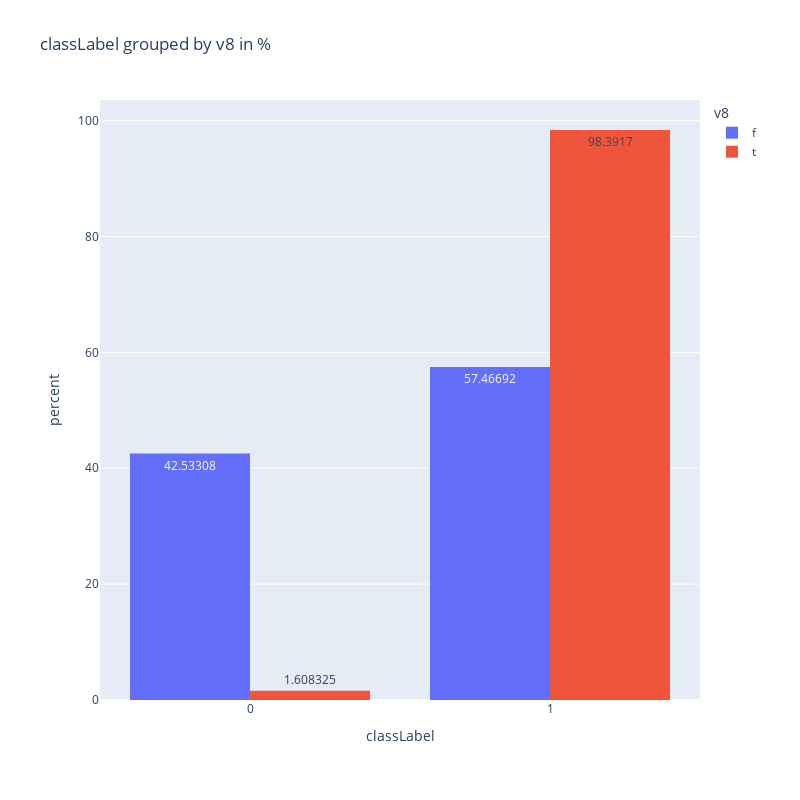

Source (notebook cell):
### Code cell
utils.plot_grouped_bar(train_data, 'classLabel', 'v8', is_percantage=True)

### Figure 1 — Plotly figure (JSON) as saved in the notebook; plotly's stock layout.template omitted (floating-point values rounded to 4 significant figures; data arrays with more than 128 entries replaced by an {"elided": "..."} marker saying what was removed)
{"data": [{"alignmentgroup": "True", "bingroup": "x", "histfunc": "count", "histnorm": "percent", "hovertemplate": "v8=f<br>classLabel=%{x}<br>percent=%{y}<extra></extra>", "legendgroup": "f", "marker": {"color": "#636EFA", "pattern": {"shape": ""}}, "name": "f", "offsetgroup": "f", "orientation": "v", "showlegend": true, "texttemplate": "%{value}", "type": "histogram", "x": {"elided": "529 int values"}, "xaxis": "x", "yaxis": "y"}, {"alignmentgroup": "True", "bingroup": "x", "histfunc": "count", "histnorm": "percent", "hovertemplate": "v8=t<br>classLabel=%{x}<br>percent=%{y}<extra></extra>", "legendgroup": "t", "marker": {"color": "#EF553B", "pattern": {"shape": ""}}, "name": "t", "offsetgroup": "t", "orientation": "v", "showlegend": true, "texttemplate": "%{value}", "type": "histogram", "x": {"elided": "3171 int values"}, "xaxis": "x", "yaxis": "y"}], "layout": {"barmode": "group", "height": 800, "legend": {"title": {"text": "v8"}, "tracegroupgap": 0}, "margin": {"b": 100, "l": 100, "r": 100, "t": 100}, "title": {"text": "classLabel grouped by v8 in %"}, "width": 800, "xaxis": {"anchor": "y", "domain": [0, 1], "title": {"text": "classLabel"}}, "yaxis": {"anchor": "x", "domain": [0, 1], "title": {"text": "percent"}}}}
